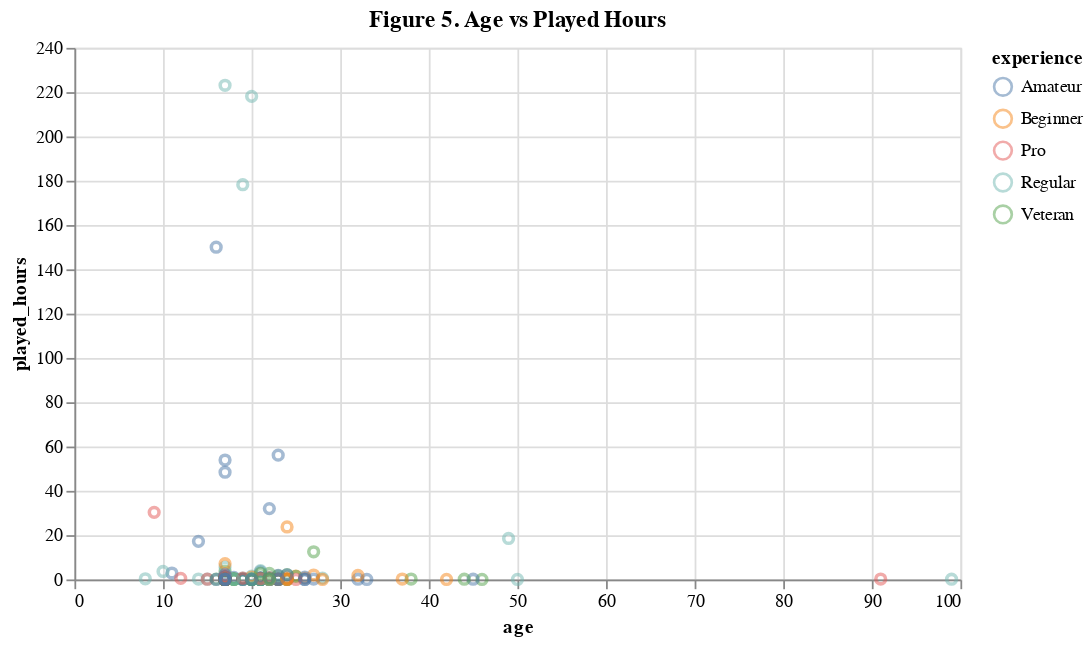

Write notebook code for a chart like this one.
### Markdown cell above
## 3.7 Relationship Between Age and Played Hours

### Code cell
fig5 = alt.Chart(df).mark_point(opacity=0.5).encode(
    x='age',
    y='played_hours',
    color='experience'
).properties(
    width=500,
    height=300,
    title='Figure 5. Age vs Played Hours'
)

fig5

### Figure 1 — Vega-Lite specification as saved in the notebook (floating-point values rounded to 4 significant figures; data arrays with more than 128 entries replaced by an {"elided": "..."} marker saying what was removed)
{"config": {"view": {"continuousWidth": 300, "continuousHeight": 300}}, "data": {"name": "data-e86b6340693c7b10992cc56c69ab303c"}, "mark": {"type": "point", "opacity": 0.5}, "encoding": {"color": {"field": "experience", "type": "nominal"}, "x": {"field": "age", "type": "quantitative"}, "y": {"field": "played_hours", "type": "quantitative"}}, "height": 300, "title": "Figure 5. Age vs Played Hours", "width": 500, "$schema": "https://vega.github.io/schema/vega-lite/v5.20.1.json", "datasets": {"data-e86b6340693c7b10992cc56c69ab303c": {"elided": "196 records"}}}
